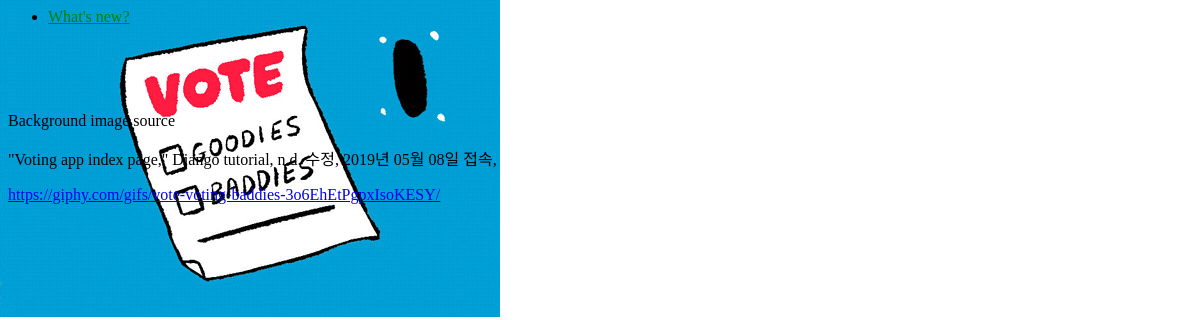
The page /polls/ on the database as committed earlier.
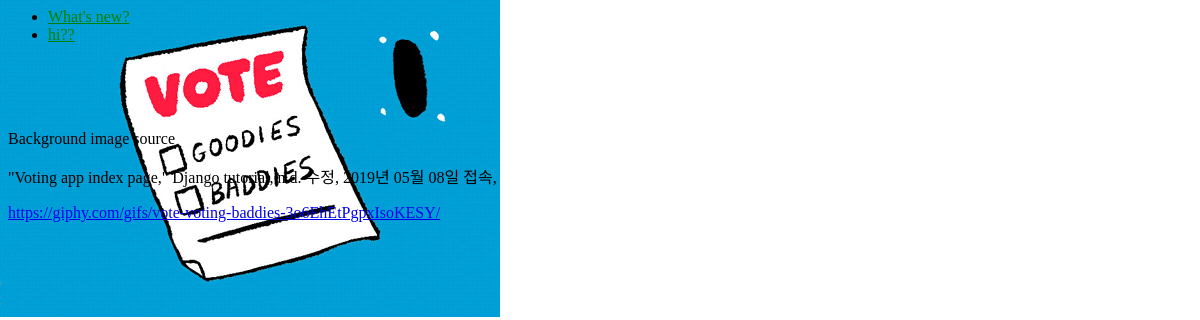
The same page on the database as committed later.
### polls/models.py (models this page shows, shortened)
class Question(models.Model):       #Subclass of django.db.models.Model class
    question_text=models.CharField(max_length=200)
    pub_date=models.DateTimeField('date published')

### polls/views.py (the view)
# urls.py: path('', views.IndexView.as_view(), name = 'index'),
class IndexView(generic.ListView):
    template_name = 'polls/index.html'
    context_object_name = 'latest_question_list'
    '''
    def get_queryset(self):
        """Return the last five published questions."""
        return Question.objects.order_by('-pub_date')[:5]
    '''
    def get_queryset(self):
        return Question.objects.filter(pub_date__lte = timezone.localtime()).order_by('-pub_date')[:5]

### polls/templates/polls/index.html (shortened to what this page needs)
{% load static %}
<link rel="stylesheet" type="text/css" href="{% static 'polls/style.css' %}">
{% if latest_question_list %}
    <ul>
    {% for question in latest_question_list %}
        <li><a href="{% url 'polls:detail' question.id %}">{{ question.question_text }}</a></li>
    {% endfor %}
    </ul>
{% else %}
    <p>No polls are available.</p>
{% endif %}
<footer>
    <p>Background image source</p>
    <p>"Voting app index page," Django tutorial, n.d. 수정, 2019년 05월 08일 접속, </p>
    <a href = "https://giphy.com/gifs/vote-voting-baddies-3o6EhEtPgpxIsoKESY/links">https://giphy.com/gifs/vote-voting-baddies-3o6EhEtPgpxIsoKESY/</a>
</footer>

Rows that differ between the two databases and show on the page:
added Question: question_text "hi??"
